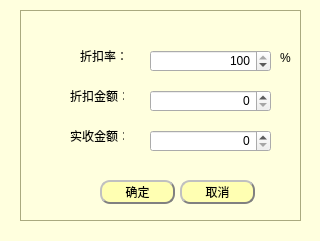
<?xml version="1.0" encoding="UTF-8"?>
<ui version="4.0">
 <class>DiscountDialog</class>
 <widget class="QDialog" name="DiscountDialog">
  <property name="geometry">
   <rect>
    <x>0</x>
    <y>0</y>
    <width>320</width>
    <height>241</height>
   </rect>
  </property>
  <property name="windowTitle">
   <string>Dialog</string>
  </property>
  <property name="windowIcon">
   <iconset resource="../res.qrc">
    <normaloff>:/image/收银ok.png</normaloff>:/image/收银ok.png</iconset>
  </property>
  <property name="styleSheet">
   <string notr="true">QDialog{
background-color: rgb(255, 255, 222);
}
QGroupBox{
	border: 1px solid  #aaaa7f;
}

QPushButton{background-color:rgb(255, 255 , 178);

	color: black;  
	border-radius: 10px; 
	border: 2px groove gray; 
	min-height:20;
 	border-style: outset;
}

QPushButton:hover{background-color: rgb(255, 219, 92);
color: black ;
}

QPushButton:pressed{background-color:rgb(255, 175, 68);

border-style: inset; }</string>
  </property>
  <widget class="QGroupBox" name="groupBox">
   <property name="geometry">
    <rect>
     <x>20</x>
     <y>10</y>
     <width>281</width>
     <height>211</height>
    </rect>
   </property>
   <property name="title">
    <string/>
   </property>
   <widget class="QLabel" name="label_4">
    <property name="geometry">
     <rect>
      <x>260</x>
      <y>40</y>
      <width>21</width>
      <height>16</height>
     </rect>
    </property>
    <property name="text">
     <string>%</string>
    </property>
   </widget>
   <widget class="QLabel" name="label">
    <property name="geometry">
     <rect>
      <x>60</x>
      <y>40</y>
      <width>54</width>
      <height>12</height>
     </rect>
    </property>
    <property name="text">
     <string>折扣率：</string>
    </property>
   </widget>
   <widget class="QLabel" name="label_2">
    <property name="geometry">
     <rect>
      <x>50</x>
      <y>80</y>
      <width>54</width>
      <height>12</height>
     </rect>
    </property>
    <property name="text">
     <string>折扣金额：</string>
    </property>
   </widget>
   <widget class="QSpinBox" name="discountRate">
    <property name="enabled">
     <bool>true</bool>
    </property>
    <property name="geometry">
     <rect>
      <x>130</x>
      <y>40</y>
      <width>121</width>
      <height>22</height>
     </rect>
    </property>
    <property name="alignment">
     <set>Qt::AlignRight|Qt::AlignTrailing|Qt::AlignVCenter</set>
    </property>
    <property name="maximum">
     <number>100</number>
    </property>
    <property name="value">
     <number>100</number>
    </property>
   </widget>
   <widget class="QSpinBox" name="discountPrice">
    <property name="geometry">
     <rect>
      <x>130</x>
      <y>80</y>
      <width>121</width>
      <height>22</height>
     </rect>
    </property>
    <property name="alignment">
     <set>Qt::AlignRight|Qt::AlignTrailing|Qt::AlignVCenter</set>
    </property>
   </widget>
   <widget class="QPushButton" name="pushButton">
    <property name="geometry">
     <rect>
      <x>80</x>
      <y>170</y>
      <width>75</width>
      <height>24</height>
     </rect>
    </property>
    <property name="text">
     <string>确定</string>
    </property>
   </widget>
   <widget class="QPushButton" name="pushButton_2">
    <property name="geometry">
     <rect>
      <x>160</x>
      <y>170</y>
      <width>75</width>
      <height>24</height>
     </rect>
    </property>
    <property name="text">
     <string>取消</string>
    </property>
   </widget>
   <widget class="QSpinBox" name="reallyPrice">
    <property name="geometry">
     <rect>
      <x>130</x>
      <y>120</y>
      <width>121</width>
      <height>22</height>
     </rect>
    </property>
    <property name="alignment">
     <set>Qt::AlignRight|Qt::AlignTrailing|Qt::AlignVCenter</set>
    </property>
   </widget>
   <widget class="QLabel" name="label_3">
    <property name="geometry">
     <rect>
      <x>50</x>
      <y>120</y>
      <width>54</width>
      <height>12</height>
     </rect>
    </property>
    <property name="text">
     <string>实收金额：</string>
    </property>
   </widget>
  </widget>
 </widget>
 <resources>
  <include location="../res.qrc"/>
 </resources>
 <connections/>
</ui>
